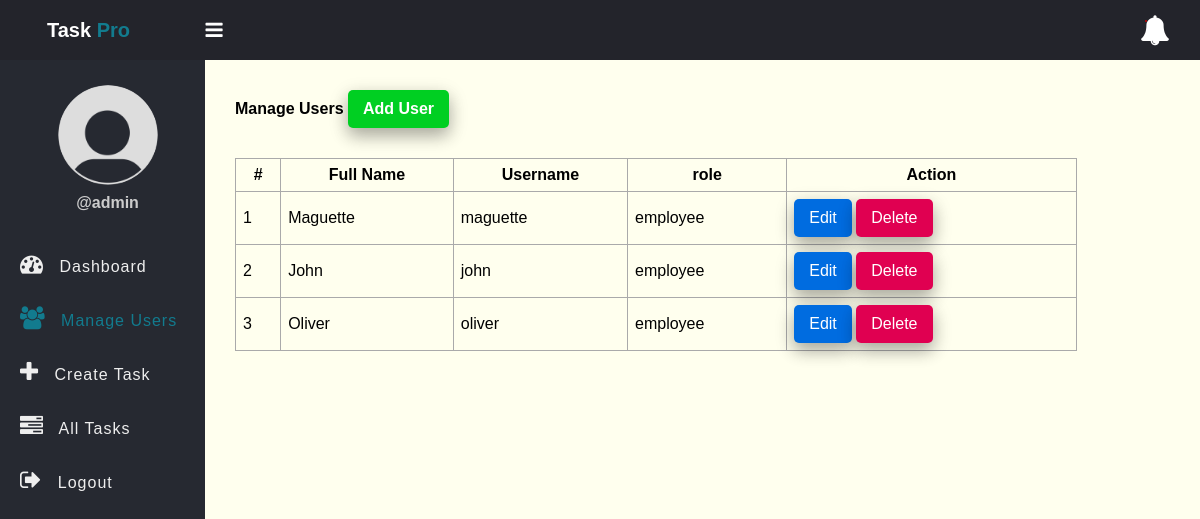
Screenshot of /user.php (signed in) with the database file from the repository.
### tables this page shows
CREATE TABLE `users` (
  `id` int(11) NOT NULL,
  `full_name` varchar(50) NOT NULL,
  `username` varchar(50) NOT NULL,
  `password` varchar(255) NOT NULL,
  `role` enum('admin','employee') NOT NULL,
  `created_at` timestamp NULL DEFAULT current_timestamp()
);

### app/Model/User.php (called while the page is built, shortened)
<?php
function get_all_users($conn){
	$sql = "SELECT * FROM users WHERE role =? ";
	$stmt = $conn->prepare($sql);
	$stmt->execute(["employee"]);
	if($stmt->rowCount() > 0){
		$users = $stmt->fetchAll();
	}else $users = 0;
	return $users;
}

### user.php (the view, shortened to what this page needs)
<?php
if (isset($_SESSION['role']) && isset($_SESSION['id']) && $_SESSION['role'] == "admin") {
    include "DB_connection.php";
    include "app/Model/User.php";
    $users = get_all_users($conn);
 ?>
<!DOCTYPE html>
<html>
<head>
	<link rel="stylesheet" href="https://stackpath.bootstrapcdn.com/font-awesome/4.7.0/css/font-awesome.min.css">
	<link rel="stylesheet" href="css/style.css">
</head>
<body>
	<?php include "inc/header.php" ?>
	<div class="body">
		<?php include "inc/nav.php" ?>
		<section class="section-1">
			<h4 class="title">Manage Users <a href="add-user.php">Add User</a></h4>
			<?php if ($users != 0) { ?>
			<table class="main-table">
				<tr>
					<th>#</th>
					<th>Full Name</th>
					<th>Username</th>
					<th>role</th>
					<th>Action</th>
				</tr>
				<?php $i=0; foreach ($users as $user) { ?>
				<tr>
					<td><?=++$i?></td>
					<td><?=$user['full_name']?></td>
					<td><?=$user['username']?></td>
					<td><?=$user['role']?></td>
					<td>
						<a href="edit-user.php?id=<?=$user['id']?>" class="edit-btn">Edit</a>
						<a href="delete-user.php?id=<?=$user['id']?>" class="delete-btn">Delete</a>
					</td>
				</tr>
			   <?php	} ?>
			</table>
		<?php }else { ?>
			<h3>Empty</h3>
		<?php  }?>
		</section>
	</div>
</body>
</html>
<?php }else{
   $em = "First login";
   header("Location: login.php?error=$em");
   exit();
}
 ?>

### css/style.css (style rules this page uses)
* { padding: 0; margin: 0; box-sizing: border-box; font-family: arial, sans-serif; }
.body { display: flex; }
.section-1 { padding: 30px; }
.section-1 .title { margin-bottom: 10px; }
.section-1 .title a { text-decoration: none; display: inline-block; padding-left: 10px; border: none; background: #00CF22; padding: 10px 15px; color: #fff; font-size: 16px; border-radius: 5px; cursor: pointer; outline: none; transition: background 1s; box-shadow: 0 8px 16px 0 rgba(0,0,0,0.2), 0 6px 20px 0 rgba(0,0,0,0.19); }
.section-1 { width: 100%; background: #ffe; }
.main-table, .main-table tr, .main-table th, .main-table td { border: 1px solid #aaa; border-collapse: collapse; padding: 7px; }
.main-table { width: 90%; margin-top: 30px; }
.delete-btn { text-decoration: none; display: inline-block; padding-left: 10px; border: none; background: #E00051; padding: 10px 15px; color: #fff; font-size: 16px; border-radius: 5px; cursor: pointer; outline: none; transition: background 1s; box-shadow: 0 8px 16px 0 rgba(0,0,0,0.2), 0 6px 20px 0 rgba(0,0,0,0.19); }
.edit-btn { text-decoration: none; display: inline-block; padding-left: 10px; border: none; background: #006CE0; padding: 10px 15px; color: #fff; font-size: 16px; border-radius: 5px; cursor: pointer; outline: none; transition: background 1s; box-shadow: 0 8px 16px 0 rgba(0,0,0,0.2), 0 6px 20px 0 rgba(0,0,0,0.19); }

### rows the page displays
users: full_name "Maguette", username "maguette", role "employee"
users: full_name "John", username "john", role "employee"
users: full_name "Oliver", username "oliver", role "employee"

### other values shown
$_SESSION['username'] "admin"
